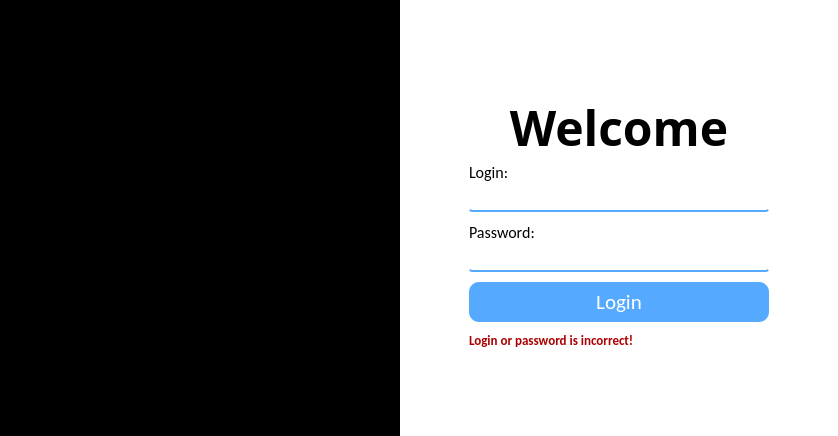
<?xml version="1.0" encoding="UTF-8"?>
<ui version="4.0">
 <class>MainWindow</class>
 <widget class="QMainWindow" name="MainWindow">
  <property name="geometry">
   <rect>
    <x>0</x>
    <y>0</y>
    <width>838</width>
    <height>436</height>
   </rect>
  </property>
  <property name="windowTitle">
   <string>MainWindow</string>
  </property>
  <property name="styleSheet">
   <string notr="true">#centralwidget {
background-color: rgb(0, 0, 0);
}

QLineEdit{
	border:none;
	border-bottom: 2px solid rgb(85, 170, 255);
	border-radius: 3px;
}


</string>
  </property>
  <widget class="QWidget" name="centralwidget">
   <property name="enabled">
    <bool>true</bool>
   </property>
   <property name="styleSheet">
    <string notr="true"/>
   </property>
   <layout class="QGridLayout" name="gridLayout">
    <property name="leftMargin">
     <number>0</number>
    </property>
    <property name="topMargin">
     <number>0</number>
    </property>
    <property name="rightMargin">
     <number>0</number>
    </property>
    <property name="bottomMargin">
     <number>0</number>
    </property>
    <property name="spacing">
     <number>0</number>
    </property>
    <item row="0" column="0">
     <widget class="QWidget" name="widget_3" native="true">
      <layout class="QGridLayout" name="gridLayout_2">
       <property name="leftMargin">
        <number>0</number>
       </property>
       <property name="topMargin">
        <number>0</number>
       </property>
       <property name="rightMargin">
        <number>0</number>
       </property>
       <property name="bottomMargin">
        <number>0</number>
       </property>
       <property name="spacing">
        <number>0</number>
       </property>
       <item row="0" column="0">
        <widget class="QLabel" name="label">
         <property name="minimumSize">
          <size>
           <width>400</width>
           <height>400</height>
          </size>
         </property>
         <property name="text">
          <string/>
         </property>
         <property name="pixmap">
          <pixmap resource="../../static/resources.qrc">:/image/image/original.gif</pixmap>
         </property>
         <property name="scaledContents">
          <bool>true</bool>
         </property>
         <property name="alignment">
          <set>Qt::AlignCenter</set>
         </property>
        </widget>
       </item>
      </layout>
     </widget>
    </item>
    <item row="0" column="1">
     <widget class="QStackedWidget" name="stackedWidget">
      <property name="enabled">
       <bool>true</bool>
      </property>
      <property name="sizePolicy">
       <sizepolicy hsizetype="Preferred" vsizetype="Preferred">
        <horstretch>40</horstretch>
        <verstretch>0</verstretch>
       </sizepolicy>
      </property>
      <property name="minimumSize">
       <size>
        <width>400</width>
        <height>400</height>
       </size>
      </property>
      <property name="styleSheet">
       <string notr="true">background-color: rgb(255, 255, 255);</string>
      </property>
      <widget class="QWidget" name="page">
       <layout class="QGridLayout" name="gridLayout_3">
        <property name="leftMargin">
         <number>0</number>
        </property>
        <property name="topMargin">
         <number>0</number>
        </property>
        <property name="rightMargin">
         <number>0</number>
        </property>
        <property name="bottomMargin">
         <number>0</number>
        </property>
        <property name="spacing">
         <number>0</number>
        </property>
        <item row="1" column="2" alignment="Qt::AlignRight">
         <widget class="QPushButton" name="closeButton">
          <property name="styleSheet">
           <string notr="true">background-color: rgb(255, 255, 255);
border:none;</string>
          </property>
          <property name="text">
           <string/>
          </property>
          <property name="icon">
           <iconset resource="../../static/resources.qrc">
            <normaloff>:/icons/icons/x.svg</normaloff>:/icons/icons/x.svg</iconset>
          </property>
          <property name="iconSize">
           <size>
            <width>20</width>
            <height>20</height>
           </size>
          </property>
         </widget>
        </item>
        <item row="3" column="1">
         <spacer name="verticalSpacer">
          <property name="orientation">
           <enum>Qt::Vertical</enum>
          </property>
          <property name="sizeHint" stdset="0">
           <size>
            <width>20</width>
            <height>105</height>
           </size>
          </property>
         </spacer>
        </item>
        <item row="4" column="0">
         <spacer name="horizontalSpacer">
          <property name="orientation">
           <enum>Qt::Horizontal</enum>
          </property>
          <property name="sizeHint" stdset="0">
           <size>
            <width>47</width>
            <height>20</height>
           </size>
          </property>
         </spacer>
        </item>
        <item row="4" column="2">
         <spacer name="horizontalSpacer_2">
          <property name="orientation">
           <enum>Qt::Horizontal</enum>
          </property>
          <property name="sizeHint" stdset="0">
           <size>
            <width>47</width>
            <height>20</height>
           </size>
          </property>
         </spacer>
        </item>
        <item row="6" column="1">
         <spacer name="verticalSpacer_2">
          <property name="orientation">
           <enum>Qt::Vertical</enum>
          </property>
          <property name="sizeHint" stdset="0">
           <size>
            <width>20</width>
            <height>105</height>
           </size>
          </property>
         </spacer>
        </item>
        <item row="4" column="1">
         <widget class="QWidget" name="widget" native="true">
          <property name="minimumSize">
           <size>
            <width>300</width>
            <height>200</height>
           </size>
          </property>
          <layout class="QVBoxLayout" name="verticalLayout">
           <property name="spacing">
            <number>10</number>
           </property>
           <property name="leftMargin">
            <number>0</number>
           </property>
           <property name="topMargin">
            <number>0</number>
           </property>
           <property name="rightMargin">
            <number>0</number>
           </property>
           <property name="bottomMargin">
            <number>0</number>
           </property>
           <item>
            <widget class="QLabel" name="label_4">
             <property name="font">
              <font>
               <family>Adobe Arabic</family>
               <pointsize>36</pointsize>
               <weight>75</weight>
               <bold>true</bold>
              </font>
             </property>
             <property name="text">
              <string>Welcome</string>
             </property>
             <property name="alignment">
              <set>Qt::AlignCenter</set>
             </property>
            </widget>
           </item>
           <item>
            <widget class="QLabel" name="label_2">
             <property name="font">
              <font>
               <family>Calibri</family>
               <pointsize>12</pointsize>
              </font>
             </property>
             <property name="text">
              <string>Login:</string>
             </property>
            </widget>
           </item>
           <item>
            <widget class="QLineEdit" name="lineUser">
             <property name="font">
              <font>
               <pointsize>10</pointsize>
              </font>
             </property>
            </widget>
           </item>
           <item>
            <widget class="QLabel" name="label_3">
             <property name="font">
              <font>
               <family>Calibri</family>
               <pointsize>12</pointsize>
              </font>
             </property>
             <property name="text">
              <string>Password:</string>
             </property>
            </widget>
           </item>
           <item>
            <widget class="QLineEdit" name="linePsw">
             <property name="font">
              <font>
               <pointsize>10</pointsize>
              </font>
             </property>
             <property name="echoMode">
              <enum>QLineEdit::Password</enum>
             </property>
            </widget>
           </item>
           <item>
            <widget class="QPushButton" name="loginButton">
             <property name="minimumSize">
              <size>
               <width>40</width>
               <height>40</height>
              </size>
             </property>
             <property name="font">
              <font>
               <family>Calibri</family>
               <pointsize>16</pointsize>
               <weight>50</weight>
               <bold>false</bold>
              </font>
             </property>
             <property name="styleSheet">
              <string notr="true">border-radius: 10px;
color: rgb(255, 255, 255);
background-color: rgb(85, 170, 255);
</string>
             </property>
             <property name="text">
              <string>Login</string>
             </property>
            </widget>
           </item>
           <item>
            <widget class="QLabel" name="label_5">
             <property name="enabled">
              <bool>true</bool>
             </property>
             <property name="font">
              <font>
               <family>Calibri</family>
               <pointsize>10</pointsize>
               <weight>75</weight>
               <bold>true</bold>
              </font>
             </property>
             <property name="styleSheet">
              <string notr="true">color: rgb(170, 0, 0);</string>
             </property>
             <property name="text">
              <string>Login or password is incorrect!</string>
             </property>
            </widget>
           </item>
          </layout>
         </widget>
        </item>
        <item row="0" column="2">
         <spacer name="verticalSpacer_3">
          <property name="orientation">
           <enum>Qt::Vertical</enum>
          </property>
          <property name="sizeHint" stdset="0">
           <size>
            <width>10</width>
            <height>20</height>
           </size>
          </property>
         </spacer>
        </item>
       </layout>
      </widget>
      <widget class="QWidget" name="page_2"/>
     </widget>
    </item>
   </layout>
  </widget>
 </widget>
 <resources>
  <include location="../../static/resources.qrc"/>
 </resources>
 <connections>
  <connection>
   <sender>loginButton</sender>
   <signal>clicked()</signal>
   <receiver>loginButton</receiver>
   <slot>click()</slot>
   <hints>
    <hint type="sourcelabel">
     <x>702</x>
     <y>309</y>
    </hint>
    <hint type="destinationlabel">
     <x>777</x>
     <y>292</y>
    </hint>
   </hints>
  </connection>
 </connections>
</ui>
